Frame 1 (no input): blank canvas, image omitted
Frame 60 (no input): blank canvas, image omitted
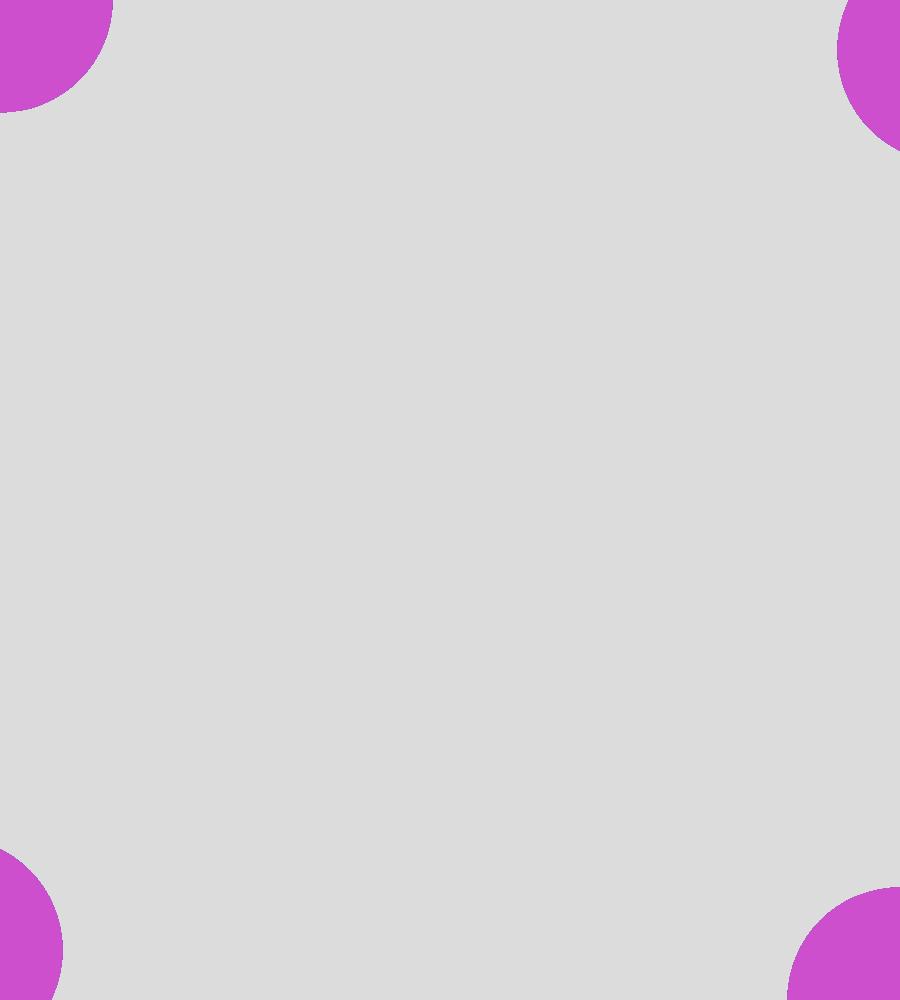
Frame 120 (the mouse pressed at the canvas centre since frame 60)

The p5.js sketch whose frames 1 and 60 were blank and that drew this single picture after the mouse press (run headless with seeded random() and noise() and a simulated clock; from frame 60 on, the mouse is pressed at the canvas centre):

// p5.js sketch
// ── sketch.js
var hue;
var rainbow = true;
var rate = 5;
var radius;

function setup() {
  createCanvas(windowWidth - 300, windowHeight);
  background(220);
  smooth();
  hue = 0;

  radius = createSlider(2, 10, 8);
  radius.position(windowWidth - 250, 100);

}

function draw() {

  if (mouseIsPressed == true) {
    if (rainbow) {
      if (hue > 360) {
        hue = 0;
      } else {
        hue += rate;
      }
    }
    colorMode(HSL, 360);
    noStroke();
    fill(hue, 200, 200);

    translate(width / 2, height / 2);
    for (var i = 0; i < radius.value(); i++) {
      push();
      translate(0, 0);
      rotate(TWO_PI * i / radius.value());
      ellipse(mouseX, mouseY, mouseX / 2, mouseX / 2);
      ellipse(pmouseX, pmouseY, pmouseX / 2, pmouseX / 2);
      pop();
    }
  }

}

// ── range.css
/* Toggleable checkbox by Andreas Storm.
Changed size, color and box-shadow effects.
https: //codepen.io/andreasstorm/pen/ZorYLO

Slider styles from 
Changed size and colors.
*/


* {
    -webkit-tap-highlight-color: transparent;
    /* transition: all 0.2s; */
}

input[type=range] {
    -webkit-appearance: none;
    /* Hides the slider so that custom slider can be made */
    width: 50%;
    /* Specific width is required for Firefox. */
    background: transparent;
    /* Otherwise white in Chrome */
}

input[type=range]::-webkit-slider-thumb {
    -webkit-appearance: none;
}

input[type=range]:focus {
    outline: none;
    /* Removes the blue border. You should probably do some kind of focus styling for accessibility reasons though. */
}

input[type=range]::-ms-track {
    width: 50%;
    cursor: pointer;
    /* Hides the slider so custom styles can be added */
    background: transparent;
    border-color: transparent;
    color: transparent;
}

/* Special styling for WebKit/Blink */
input[type=range]::-webkit-slider-thumb {
    -webkit-appearance: none;
    border: none;
    height: 16px;
    width: 16px;
    border-radius: 50%;
    background: #79cd4f;
    cursor: pointer;
    margin-top: -6px;
    /* You need to specify a margin in Chrome, but in Firefox and IE it is automatic */
}

/* All the same stuff for Firefox */
input[type=range]::-moz-range-thumb {
    border: none;
    height: 16px;
    width: 16px;
    border-radius: 50%;
    background: #35D47C;
    cursor: pointer;
}

/* All the same stuff for IE */
input[type=range]::-ms-thumb {
    border: none;
    height: 16px;
    width: 16px;
    border-radius: 50%;
    background: #79cd4f;
    cursor: pointer;
}

input[type=range]::-webkit-slider-runnable-track {
    width: 50%;
    height: 4px;
    background: #E6E6E6;
    border-radius: 2px;
}

input[type=range]::-moz-range-track {
    width: 50%;
    height: 4px;
    cursor: pointer;
    background: #E6E6E6;
    border-radius: 2px;
}

input[type=range]::-ms-track {
    width: 50%;
    height: 4px;
    cursor: pointer;
    background: transparent;
    border-color: transparent;
    border-width: 16px 0;
    color: transparent;
}

input[type=range]::-ms-fill-lower {
    background: #E6E6E6;
    border-radius: 4px;
}

input[type=range]::-ms-fill-upper {
    background: #E6E6E6;
    border-radius: 4px;
}


/* checkbox */
html,
body {
    height: 100%;
}

.toggle {
    position: relative;
    display: block;
    width: 40px;
    height: 20px;
    cursor: pointer;
    -webkit-tap-highlight-color: transparent;
    transform: translate3d(0, 0, 0);
}

.toggle:before {
    content: "";
    position: relative;
    top: 3px;
    left: 3px;
    width: 34px;
    height: 14px;
    display: block;
    background: #9A9999;
    border-radius: 8px;
    transition: background 0.2s ease;
}

.toggle span {
    position: absolute;
    top: 0;
    left: 0;
    width: 20px;
    height: 20px;
    display: block;
    background: white;
    border-radius: 10px;
    transition: all 0.2s ease;
}

.toggle span:before {
    content: "";
    position: absolute;
    display: block;
    margin: -18px;
    width: 56px;
    height: 56px;
    background: #79cd4f;
    border-radius: 50%;
    transform: scale(0);
    opacity: 1;
    pointer-events: none;
}

#cbx:checked+.toggle:before {
    background: #E6E6E6;
}

#cbx:checked+.toggle span {
    background: #79cd4f;
    transform: translateX(20px);
    transition: all 0.2s cubic-bezier(0.8, 0.4, 0.3, 1.25), background 0.15s ease;
}

#cbx:checked+.toggle span:before {
    transform: scale(1);
    opacity: 0;
    transition: all 0.4s ease;
}

.center {
    position: absolute;
    top: calc(50% - 10px);
    left: calc(50% - 20px);
}

/* sliders */
#defaultradio0-0 {

    margin-bottom: 0.5vh;
    cursor: pointer;
}

#defaultradio0-1 {
    margin-bottom: 0.5vh;
    cursor: pointer;
}

#defaultradio0-2 {
    margin-bottom: 0.5vh;
    cursor: pointer;
}

/* buttons */
.reset-button-style {
    background-color: #9A9999;
    /* gray */
    border: none;
    padding: 8px 20px;
    text-align: center;
    text-decoration: none;
    display: inline-block;
    font-family: sans-serif;
    color: white;
    position: relative;
    font-family: "Azo Sans Regular",
        sans-serif;
    letter-spacing: 0.05em;
    font-size: 0.8em;
    border-radius: 50px;
    cursor: pointer;
    box-shadow: 0 7px 0 0 #6d6d6d;
    border: 2px solid #6d6d6d;
}

.reset-button-style:active {
    /** Remove 3D Block Effect on Click **/
    box-shadow: 0 2px 0 0 #6d6d6d;
    top: 6px;
    margin-bottom: 0;
}


.reset-button-style:active,
.reset-button-style:focus {
    /** Remove Chrome's Ugly Yellow Outline **/
    outline: 0;
}

.reset-button-style:hover {
    opacity: 0.9;
}

.save-button-style {
    background-color: #79cd4f;
    /* green */
    border: none;
    padding: 8px 20px;
    text-align: center;
    text-decoration: none;
    display: inline-block;
    font-family: sans-serif;
    color: white;
    position: relative;
    font-family: "Azo Sans Regular", sans-serif;
    letter-spacing: 0.05em;
    font-size: 0.8em;
    border-radius: 50px;
    cursor: pointer;
    box-shadow: 0 7px 0 0 #5c9b37;
    border: 2px solid #5c9b37;
}

.save-button-style:active {
    /** Remove 3D Block Effect on Click **/
    box-shadow: 0 2px 0 0 #5c9b37;
    top: 6px;
    margin-bottom: 0;
}


.save-button-style:active,
.save-button-style:focus {
    /** Remove Chrome's Ugly Yellow Outline **/
    outline: 0;
}

.save-button-style:hover {
    opacity: 0.9;
}


.all-buttons {
    margin-top: 5vh;

}

// ── style.css
div.ui-panel {}

body {
    padding: 0;
    margin: 0;
    height: 100%;
    background-color: #474747;
}

p.ui-label {
    font-family: sans-serif;
    color: white;
    top: 50px;
    right: 75px;
    position: absolute;
}
